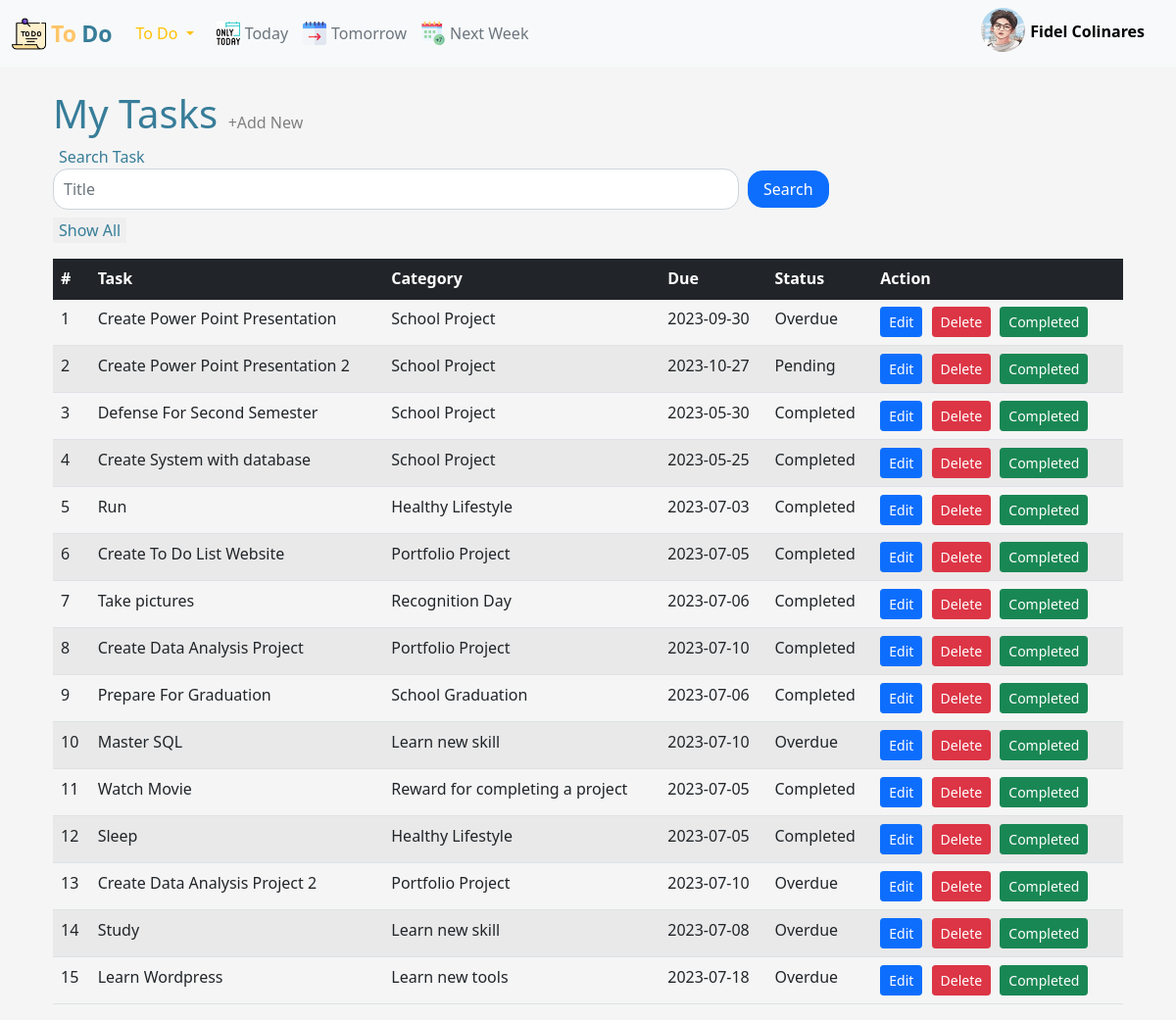
Page /ToDo/manageTasks.php (signed in) on the committed database.
### tables this page shows
CREATE TABLE `list` (
  `id` int(11) NOT NULL,
  `user_id` int(11) NOT NULL,
  `title` varchar(300) NOT NULL,
  `category` varchar(300) NOT NULL,
  `date` date NOT NULL,
  `status` varchar(300) DEFAULT NULL
);

### ToDo/manageTasks.php (the view, shortened to what this page needs)
<?php
    if(isset($_SESSION["user_id"])) {
    $firstname = $_SESSION["firstname"];
    $lastname = $_SESSION["lastname"];
    require("manageToDo.php");
    $con->setAttribute(PDO::ATTR_DEFAULT_FETCH_MODE, PDO::FETCH_ASSOC);
    $showAll = true;
    $query = "SELECT id, title, category, date, status FROM list WHERE user_id = ?";
    $pst = $con->prepare($query);
    $pst->execute([$_SESSION["user_id"]]);
    $lists = $pst->fetchAll();
?>
<!DOCTYPE html>
<html lang="en">
<head>
    <link rel="stylesheet" href="bootstrap.min.css">
</head>
<body>
    <nav class="navbar navbar-expand-lg navbar-light sticky-top bg-light">
        <div class="container-fluid bg-light">
          <img class="" src="images/todoIcon.png" alt="" width="35px" style="margin-right: 5px;">
          <a class="navbar-brand" href="#"><span style="color: rgb(255, 197, 105); font-size: 23px; font-weight: bolder;">To</span> <span style="color: rgb(55, 125, 153);font-size: 23px; font-weight: bolder;">Do</span></a>
          <div class="collapse navbar-collapse" id="navbarSupportedContent">
            <ul class="navbar-nav me-auto mb-2 mb-lg-0">
              <li class="nav-item dropdown">
                <a class="nav-link dropdown-toggle text-warning" href="#" id="navbarDropdown" role="button" data-bs-toggle="dropdown" aria-expanded="false">
                  To Do
                </a>
              </li>
              <li>
              <li>
            <a href="todayTasks.php">
              <div class="row rowHvr">
                <div class="col d-flex col1" style="height: 30px; margin-left: 15px;">
                  <img src="images/only-today.png" alt="" width="24" height="24">
                  <p class="text-secondary">Today</p>
                </div>
              </div>
            </a>
          </li>
          <li>
            <a href="tomorrowTasks.php">
              <div class="row rowHvr">
                <div class="col d-flex col1" style="height: 30px; margin-left: 15px;">
                  <img src="images/tomorrow.png" alt="" width="24" height="24">
                  <p class="text-secondary">Tomorrow</p>
                </div>
              </div>
            </a>
          </li>
          <li>
            <a href="nextWeekTasks.php">
              <div class="row rowHvr">
                <div class="col d-flex col1" style="height: 30px; margin-left: 15px;">
                  <img src="images/next-week.png" alt="" width="24" height="24">
                  <p class="text-secondary">Next Week</p>
                </div>
              </div>
            </a>
          </li>
            </ul>
            <a href="#top">
              <div class="d-flex" style="margin-right: 20px; color: black;">
              <img src="images/images.jpeg" alt="" width="45" height="45" style="border-radius: 50%;">
              <p class="" style="margin-top: 12px; margin-left: 5px; font-weight: bold;"><?php echo $firstname. " " . $lastname ?></p>
              </div>
            </a>
          </div>
        </div>
      </nav>
        <div class="container mt-4" id="top">
          <div class="container">
            <h1 style="color: rgb(55, 125, 153);">My Tasks <span style="font-size: 16px; color: gray; cursor: pointer;"><a href="main.php">+Add New</a></span></h1>
            <div class="row">
                <label class="mb-0" style="margin-left: 6px; color: rgb(55, 125, 153);" for="">Search Task</label>
              <div class="col d-flex">
                <form action="<?php echo $_SERVER["PHP_SELF"]?>" method="get" class="row">
                  <div class="col">
                    <input class="form-control mb-2" type="text" name="task" value="<?php echo htmlspecialchars($_GET["task"] ?? "") ?>" style="border-radius: 15px; width: 700px; padding: 8px 10px;" placeholder="Title">
                    <input class="mb-3" type="submit" name="showAll" value="Show All" style="border: none ; color: rgb(55, 125, 153);">
                  </div>
                  <div class="col" style="margin-left: -25px; margin-top: 2px;">
                    <input type="submit" name="search" value="Search" class="searchBtn btn btn-primary">
                  </div>
                </form>
            </div>
            </div>
          <div>
          <table class="container table table-striped table-hover table-responsive">
            <thead>
              <tr class="bg-dark text-white">
                <th scope="col">#</th>
                <th scope="col">Task</th>
                <th scope="col">Category</th>
                <th scope="col">Due</th>
                <th scope="col">Status</th>
                <th>Action</th>
              </tr>
            </thead>
            <tbody>
            <tr>
              <tr>
              <?php
                if($showAll){
                  $status = "";
                  $task_number = 0;
                  foreach($lists as $list){
                    $task_number += 1;
                    $time = new DateTime($list['date']);
                    $formattedDate = $time->format('Y-m-d');
                    $today = new DateTime();
                    $formattedToday = $today->format('Y-m-d');
                    if($formattedDate > $formattedToday){
                      $status = "Pending";
                    } elseif($formattedDate < $formattedToday) {
                      $status = "Overdue";
                    }else {
                      $status = "Pending";
                    }
              ?>
                      <td><?php echo $task_number ?></td>
                      <td><?php echo $list["title"] ?></td>
                      <td><?php echo $list["category"] ?></td>
                      <td><?php echo $list["date"] ?></td>
                      <td><?php echo $list["status"] ?? $status?></td>
                      <td>
                        <button type="button" class="btn btn-primary btn-sm" style="margin-right: 5px;"> <a href="edit.php?id=<?php echo $list['id']?>">Edit</a></button>
                        <button type="button" name="delete" class="btn btn-danger btn-sm text-white"  style="margin-right: 5px;"><a href="delete.php?id=<?php echo $list['id']?>">Delete</a></button>
                        <button type="button" name="completed" class="btn btn-success btn-sm" style="margin-right: 5px;"><a href="completed.php?id=<?php echo $list['id']?>">Completed</a></button>
                      </td>
                      </tr>
                <?php
                    }
                  }
                ?>
              </tbody>
            </table>
          </div>
        </div>
        </div>
</body>
</html>
<?php
        }else {
          header("Location: login.php");
        }
?>

### ToDo/manageTasks.php (style rules this page uses)
body { background-color: whitesmoke; }
button a { color: white; }
a { text-decoration: none; color: gray; }
.rowHvr p { margin-left: 5px; }
.col1 { margin-top: 8px; }
.searchBtn { margin-left: 10px; border-radius: 15px; height: fit-content; padding: 6px 15px 6px 15px; }

### rows in the picture
list: title "Create Power Point Presentation", category "School Project", date "2023-09-30", status+date "Overdue"
list: title "Create Power Point Presentation 2", category "School Project", date "2023-10-27", status+date "Pending"
list: title "Defense For Second Semester", category "School Project", date "2023-05-30", status "Completed"
list: title "Create System with database", category "School Project", date "2023-05-25", status "Completed"
list: title "Run", category "Healthy Lifestyle", date "2023-07-03", status "Completed"
list: title "Create To Do List Website", category "Portfolio Project", date "2023-07-05", status "Completed"
list: title "Take pictures", category "Recognition Day", date "2023-07-06", status "Completed"
list: title "Create Data Analysis Project", category "Portfolio Project", date "2023-07-10", status "Completed"
list: title "Prepare For Graduation", category "School Graduation", date "2023-07-06", status "Completed"
list: title "Master SQL", category "Learn new skill", date "2023-07-10", status+date "Overdue"
list: title "Watch Movie", category "Reward for completing a project", date "2023-07-05", status "Completed"
list: title "Sleep", category "Healthy Lifestyle", date "2023-07-05", status "Completed"
list: title "Create Data Analysis Project 2", category "Portfolio Project", date "2023-07-10", status+date "Overdue"
list: title "Study", category "Learn new skill", date "2023-07-08", status+date "Overdue"
list: title "Learn Wordpress", category "Learn new tools", date "2023-07-18", status+date "Overdue"

### other values in the picture
$firstname "Fidel"
$lastname "Colinares"
